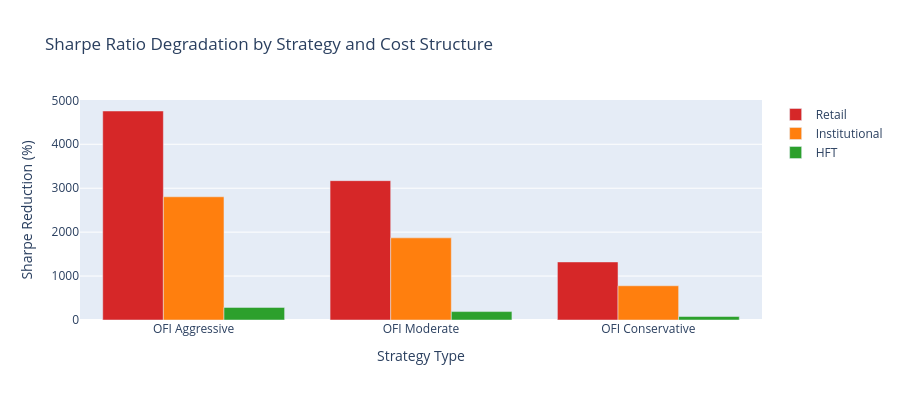

Notebook code for this chart:
### Markdown cell above
## 6. Sharpe Degradation Analysis

The percentage reduction in Sharpe tells the story:

### Code cell
fig = go.Figure()

x_labels = []
retail_deg = []
inst_deg = []
hft_deg = []

for strategy in strategies:
    x_labels.append(strategy.name.split("(")[0].strip())
    subset = results_df.filter(pl.col("strategy") == strategy.name)

    for row in subset.iter_rows(named=True):
        if row["cost_type"] == "Retail":
            retail_deg.append(row["sharpe_reduction_pct"])
        elif row["cost_type"] == "Institutional":
            inst_deg.append(row["sharpe_reduction_pct"])
        else:
            hft_deg.append(row["sharpe_reduction_pct"])

fig.add_trace(go.Bar(x=x_labels, y=retail_deg, name="Retail", marker_color="#d62728"))
fig.add_trace(go.Bar(x=x_labels, y=inst_deg, name="Institutional", marker_color="#ff7f0e"))
fig.add_trace(go.Bar(x=x_labels, y=hft_deg, name="HFT", marker_color="#2ca02c"))

fig.update_layout(
    title="Sharpe Ratio Degradation by Strategy and Cost Structure",
    yaxis_title="Sharpe Reduction (%)",
    xaxis_title="Strategy Type",
    barmode="group",
    height=400,
)

### Figure 1 — Plotly figure (JSON) as saved in the notebook; plotly's stock layout.template omitted (floating-point values rounded to 4 significant figures)
{"data": [{"marker": {"color": "#d62728"}, "name": "Retail", "type": "bar", "x": ["OFI Aggressive", "OFI Moderate", "OFI Conservative"], "y": [4757.0, 3172.0, 1322.0]}, {"marker": {"color": "#ff7f0e"}, "name": "Institutional", "type": "bar", "x": ["OFI Aggressive", "OFI Moderate", "OFI Conservative"], "y": [2805.0, 1870.0, 779.1]}, {"marker": {"color": "#2ca02c"}, "name": "HFT", "type": "bar", "x": ["OFI Aggressive", "OFI Moderate", "OFI Conservative"], "y": [287.3, 191.5, 79.8]}], "layout": {"barmode": "group", "height": 400, "title": {"text": "Sharpe Ratio Degradation by Strategy and Cost Structure"}, "xaxis": {"title": {"text": "Strategy Type"}}, "yaxis": {"title": {"text": "Sharpe Reduction (%)"}}}}
